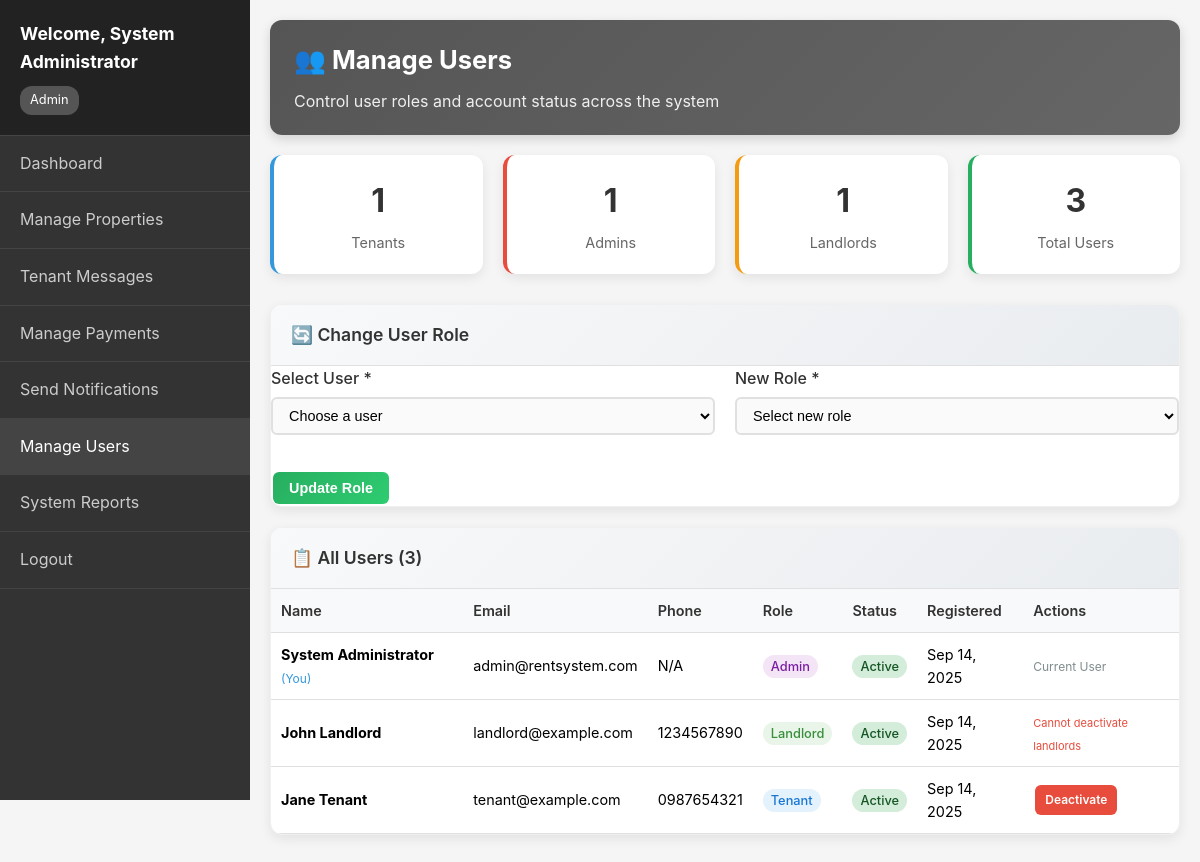
The page /manage_users.php (signed in) on the database its author committed.
### tables this page shows
CREATE TABLE users (
    id INT AUTO_INCREMENT PRIMARY KEY,
    username VARCHAR(50) UNIQUE NOT NULL,
    email VARCHAR(100) UNIQUE NOT NULL,
    password VARCHAR(255) NOT NULL,
    full_name VARCHAR(100) NOT NULL,
    phone VARCHAR(20),
    role ENUM('tenant', 'admin', 'landlord') NOT NULL,
    created_at TIMESTAMP DEFAULT CURRENT_TIMESTAMP,
    updated_at TIMESTAMP DEFAULT CURRENT_TIMESTAMP ON UPDATE CURRENT_TIMESTAMP,
    is_active BOOLEAN DEFAULT TRUE
);

### config.php (called while the page is built, shortened)
<?php
require_once 'database.php';
function isLoggedIn() {
    return isset($_SESSION['user_id']) && !empty($_SESSION['user_id']);
}
function formatDate($date) {
    return date('M d, Y', strtotime($date));
}
function getCurrentUser() {
    $db = new Database();
    $user = $db->fetchOne(
        "SELECT * FROM users WHERE id = ? AND is_active = 1",
        [$_SESSION['user_id']]
    );
    return $user;
}
?>

### database.php (called while the page is built, shortened)
<?php
class Database {
    private $host = DB_HOST;
    private $username = DB_USERNAME;
    private $password = DB_PASSWORD;
    private $database = DB_NAME;
    private $connection;
    private function connect() {
        try {
            $this->connection = new PDO(
                "mysql:host={$this->host};dbname={$this->database};charset=utf8mb4",
                $this->username,
                $this->password,
                [
                    PDO::ATTR_ERRMODE => PDO::ERRMODE_EXCEPTION,
                    PDO::ATTR_DEFAULT_FETCH_MODE => PDO::FETCH_ASSOC,
                    PDO::ATTR_EMULATE_PREPARES => false
                ]
            );
        } catch (PDOException $e) {
            die("Database connection failed: " . $e->getMessage());
        }
    }
    public function query($sql, $params = []) {
        try {
            $stmt = $this->connection->prepare($sql);
            $stmt->execute($params);
            return $stmt;
        } catch (PDOException $e) {
            throw new Exception("Query failed: " . $e->getMessage());
        }
    }
    public function fetchAll($sql, $params = []) {
        return $this->query($sql, $params)->fetchAll();
    }
    public function fetchOne($sql, $params = []) {
        return $this->query($sql, $params)->fetch();
    }
}
?>

### manage_users.php (the view, shortened to what this page needs)
<?php
require_once 'config.php';
$user = getCurrentUser();
$db = new Database();
$allUsers = $db->fetchAll(
    "SELECT * FROM users ORDER BY created_at DESC"
);
$userStats = $db->fetchAll(
    "SELECT role, COUNT(*) as count FROM users WHERE is_active = 1 GROUP BY role"
);
?>
<!DOCTYPE html>
<html lang="en">
<head>
</head>
<body>
    <div class="dashboard-container">
        <div class="sidebar" id="sidebar">
            <div class="sidebar-header">
                <h2>Welcome, <?php echo htmlspecialchars($user['full_name']); ?></h2>
                <div class="user-role"><?php echo ucfirst($user['role']); ?></div>
            </div>
            <ul class="sidebar-menu">
                <?php if ($user['role'] === 'admin'): ?>
                    <li><a href="admin_dashboard.php">Dashboard</a></li>
                    <li><a href="manage_properties.php">Manage Properties</a></li>
                    <li><a href="tenant_messages.php">Tenant Messages</a></li>
                    <li><a href="manage_payments.php">Manage Payments</a></li>
                    <li><a href="send_notifications.php">Send Notifications</a></li>
                    <li><a href="manage_users.php" class="active">Manage Users</a></li>
                    <li><a href="system_reports.php">System Reports</a></li>
                <?php endif; ?>
                <li><a href="logout.php">Logout</a></li>
            </ul>
        </div>
        <div class="main-content">
            <div class="content-header">
                <h1>👥 Manage Users</h1>
                <p>Control user roles and account status across the system</p>
            </div>
            <div class="stats-grid">
                <?php foreach ($userStats as $stat): ?>
                    <div class="stat-card">
                        <div class="stat-number"><?php echo $stat['count']; ?></div>
                        <div class="stat-label"><?php echo ucfirst($stat['role']); ?>s</div>
                    </div>
                <?php endforeach; ?>
                <div class="stat-card">
                    <div class="stat-number"><?php echo count($allUsers); ?></div>
                    <div class="stat-label">Total Users</div>
                </div>
            </div>
            <div class="card">
                <div class="card-header">
                    <h3>🔄 Change User Role</h3>
                </div>
                <form method="POST">
                    <div class="form-row">
                        <div class="form-group">
                            <label for="user_id">Select User *</label>
                            <select id="user_id" name="user_id" required>
                                <option value="">Choose a user</option>
                            </select>
                        </div>
                        <div class="form-group">
                            <label for="new_role">New Role *</label>
                            <select id="new_role" name="new_role" required>
                                <option value="">Select new role</option>
                            </select>
                        </div>
                    </div>
                    <button type="submit" name="update_role" class="btn btn-primary">Update Role</button>
                </form>
            </div>
            <div class="card">
                <div class="card-header">
                    <h3>📋 All Users (<?php echo count($allUsers); ?>)</h3>
                </div>
                <?php if (empty($allUsers)): ?>
                    <p>No users found in the system.</p>
                <?php else: ?>
                    <div class="table-container">
                        <table>
                            <thead>
                                <tr>
                                    <th>Name</th>
                                    <th>Email</th>
                                    <th>Phone</th>
                                    <th>Role</th>
                                    <th>Status</th>
                                    <th>Registered</th>
                                    <th>Actions</th>
                                </tr>
                            </thead>
                            <tbody>
                                <?php foreach ($allUsers as $systemUser): ?>
                                    <tr>
                                        <td>
                                            <strong><?php echo htmlspecialchars($systemUser['full_name']); ?></strong>
                                            <?php if ($systemUser['id'] == $user['id']): ?>
                                                <small style="color: #3498db;">(You)</small>
                                            <?php endif; ?>
                                        </td>
                                        <td><?php echo htmlspecialchars($systemUser['email']); ?></td>
                                        <td><?php echo htmlspecialchars($systemUser['phone'] ?: 'N/A'); ?></td>
                                        <td>
                                            <span class="status-badge status-<?php echo $systemUser['role']; ?>">
                                                <?php echo ucfirst($systemUser['role']); ?>
                                            </span>
                                        </td>
                                        <td>
                                            <?php if ($systemUser['is_active']): ?>
                                                <span class="status-badge status-paid">Active</span>
                                            <?php else: ?>
                                                <span class="status-badge status-pending">Inactive</span>
                                            <?php endif; ?>
                                        </td>
                                        <td><?php echo formatDate($systemUser['created_at']); ?></td>
                                        <td>
                                            <?php if ($systemUser['id'] != $user['id']): ?>
                                                <?php
                                                $canDeactivate = true;
                                                $restrictionReason = "";
                                                if ($systemUser['role'] === 'landlord') {
                                                    $canDeactivate = false;
                                                    $restrictionReason = "Cannot deactivate landlords";
                                                } elseif ($systemUser['role'] === 'admin') {
                                                    $canDeactivate = false;
                                                    $restrictionReason = "Cannot deactivate admins";
                                                }
                                                ?>
                                                <?php if ($systemUser['is_active']): ?>
                                                    <?php if ($canDeactivate): ?>
                                                        <a href="?deactivate=<?php echo $systemUser['id']; ?>"
                                                           onclick="return confirm('Are you sure you want to deactivate this user?')"
                                                           class="btn" style="background: #e74c3c; color: white; padding: 5px 10px; font-size: 12px;">Deactivate</a>
                                                    <?php else: ?>
                                                        <small style="color: #e74c3c; font-size: 11px;"><?php echo $restrictionReason; ?></small>
                                                    <?php endif; ?>
                                                <?php else: ?>
                                                    <a href="?activate=<?php echo $systemUser['id']; ?>"
                                                       class="btn" style="background: #27ae60; color: white; padding: 5px 10px; font-size: 12px;">Activate</a>
                                                <?php endif; ?>
                                            <?php else: ?>
                                                <small style="color: #7f8c8d;">Current User</small>
                                            <?php endif; ?>
                                        </td>
                                    </tr>
                                <?php endforeach; ?>
                            </tbody>
                        </table>
                    </div>
                <?php endif; ?>
            </div>
        </div>
    </div>
</body>
</html>

### manage_users.php (style rules this page uses)
* { box-sizing: border-box; margin: 0; padding: 0; }
body { font-family: -apple-system, BlinkMacSystemFont, 'Segoe UI', Roboto, sans-serif; background: #f5f5f5; line-height: 1.6; overflow-x: hidden; }
.dashboard-container { display: flex; min-height: 100vh; width: 100%; overflow-x: hidden; }
.sidebar { width: 250px; background: #333; color: white; position: fixed; height: 100vh; overflow-y: auto; z-index: 1000; transition: transform 0.3s ease; }
.sidebar-header { padding: 20px; background: #222; border-bottom: 1px solid #444; }
.sidebar-header h2 { margin: 0 0 10px 0; font-size: 1.1rem; }
.user-role { background: #555; color: white; padding: 4px 10px; border-radius: 12px; font-size: 0.8rem; display: inline-block; }
.sidebar-menu { list-style: none; padding: 0; margin: 0; }
.sidebar-menu a { color: #ccc; padding: 15px 20px; display: block; text-decoration: none; border-bottom: 1px solid #444; transition: all 0.3s ease; }
.sidebar-menu a:hover, .sidebar-menu a.active { background: #444; color: white; }
.main-content { flex: 1; margin-left: 250px; padding: 20px; min-height: 100vh; width: calc(100% - 250px); overflow-x: hidden; }
.content-header { background: linear-gradient(135deg, #555, #666); color: white; padding: 20px 24px; margin-bottom: 20px; border-radius: 12px; box-shadow: 0 4px 12px rgba(0,0,0,0.15); }
.content-header h1 { margin: 0 0 8px 0; font-size: 1.6rem; font-weight: 700; }
.content-header p { margin: 0; opacity: 0.9; font-size: 1rem; }
.stats-grid { display: grid; grid-template-columns: repeat(auto-fit, minmax(200px, 1fr)); gap: 20px; margin-bottom: 30px; width: 100%; }
.stat-card { background: white; padding: 20px; border-radius: 12px; text-align: center; box-shadow: 0 4px 12px rgba(0,0,0,0.08); border-left: 4px solid #666; transition: transform 0.3s ease; }
.stat-card:nth-child(1) { border-left-color: #3498db; }
.stat-card:nth-child(2) { border-left-color: #e74c3c; }
.stat-card:nth-child(3) { border-left-color: #f39c12; }
.stat-card:nth-child(4) { border-left-color: #27ae60; }
.stat-number { font-size: 2rem; font-weight: bold; color: #333; margin-bottom: 5px; }
.stat-label { color: #666; font-size: 0.9rem; }
.card { background: white; border-radius: 12px; box-shadow: 0 4px 12px rgba(0,0,0,0.08); overflow: hidden; border: 1px solid #f0f0f0; margin-bottom: 20px; width: 100%; }
.card-header { background: linear-gradient(135deg, #f8f9fa, #e9ecef); padding: 16px 20px; border-bottom: 1px solid #e0e0e0; }
.card-header h3 { margin: 0; color: #333; font-size: 1.1rem; font-weight: 600; }
.form-row { display: grid; grid-template-columns: 1fr 1fr; gap: 20px; margin-bottom: 20px; width: 100%; }
.form-group { margin-bottom: 15px; }
.form-group label { display: block; margin-bottom: 5px; font-weight: 500; color: #333; }
.form-group input, .form-group select, .form-group textarea { width: 100%; padding: 8px 12px; border: 2px solid #e0e0e0; border-radius: 6px; font-size: 0.9rem; transition: all 0.3s ease; background: #fafafa; }
.btn { background: #666; color: white; border: none; padding: 8px 16px; border-radius: 6px; cursor: pointer; font-weight: 600; font-size: 0.9rem; transition: all 0.3s ease; text-decoration: none; display: inline-block; margin: 2px; }
.btn-primary { background: linear-gradient(135deg, #27ae60, #2ecc71); }
.status-badge { padding: 4px 8px; border-radius: 12px; font-size: 0.8rem; font-weight: 500; white-space: nowrap; }
.status-tenant { background: #e3f2fd; color: #1976d2; }
.status-admin { background: #f3e5f5; color: #7b1fa2; }
.status-landlord { background: #e8f5e8; color: #388e3c; }
.status-paid { background: #d4edda; color: #155724; }
.table-container { overflow-x: auto; width: 100%; max-width: 100%; }
table { width: 100%; border-collapse: collapse; font-size: 0.9rem; min-width: 600px; }
th, td { padding: 10px; text-align: left; border-bottom: 1px solid #e0e0e0; }
th { background: #f8f9fa; font-weight: 600; color: #333; }

### rows shown on the page
users: full_name "System Administrator", role+full_name "Admin", shows "(You)", email "admin@rentsystem.com", phone "N/A", role "Admin", is_active "Active", created_at "Sep 14, 2025", shows "Current User"
users: full_name "John Landlord", email "landlord@example.com", phone "1234567890", role "Landlord", is_active "Active", created_at "Sep 14, 2025", role "Cannot deactivate landlords"
users: full_name "Jane Tenant", email "tenant@example.com", phone "0987654321", role "Tenant", is_active "Active", created_at "Sep 14, 2025"

### other values the page prints
$stat['count'] "1"
$stat['role'] "Tenant"
$stat['role'] "Admin"
$stat['role'] "Landlord"
count($allUsers) "3"
